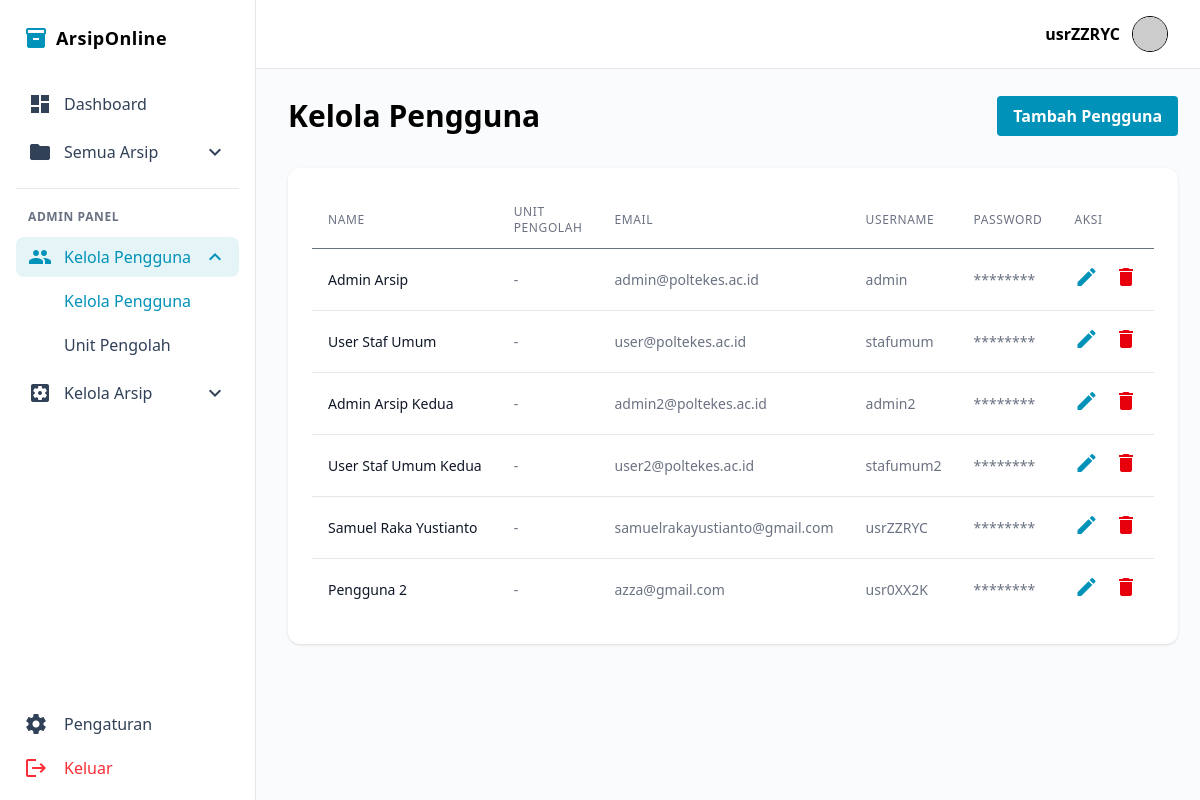
Screenshot of /pages/kelola_pengguna.php (signed in) with the database file from the repository.
### tables this page shows
CREATE TABLE `user` (
  `id_user` int(11) NOT NULL,
  `nama` varchar(100) NOT NULL,
  `email` varchar(100) NOT NULL,
  `username` varchar(50) NOT NULL,
  `password` varchar(255) NOT NULL,
  `role` enum('superadmin','admin','user') NOT NULL DEFAULT 'user',
  `created_at` datetime NOT NULL DEFAULT current_timestamp(),
  `updated_at` datetime DEFAULT NULL ON UPDATE current_timestamp()
);

### pages/kelola_pengguna.php (the view, shortened to what this page needs)
<?php
include_once __DIR__ . '/../config/database.php';
$role = $_SESSION['user_role'];
$query = "SELECT id_user, nama, email, username, role FROM user";
if ($role === 'admin') {
    $query .= " WHERE role IN ('admin', 'user')";
} elseif ($role === 'superadmin') {
    $query .= " WHERE role IN ('superadmin', 'admin', 'user')";
} else {
    header("Location: dashboard.php");
    exit;
}
$result = $conn->query($query);
$users = [];
if ($result && $result->num_rows > 0) {
    while ($row = $result->fetch_assoc()) {
        $users[] = $row;
    }
}
include __DIR__ . '/../layouts/master/header.php';
?>
<div class="min-h-screen bg-[#fafbfc] flex overflow-hidden">
    <div class="flex-1 flex flex-col ml-64">
        <?php include __DIR__ . '/../layouts/components/topbar.php'; ?>
        <main class="flex-1 p-8 space-y-8 mt-16 overflow-y-auto">
            <div class="flex justify-between items-center">
                <div class="font-bold text-3xl">Kelola Pengguna</div>
                <button onclick="openModal('tambahPenggunaModal')" class="bg-cyan-600 hover:bg-cyan-700 text-white font-bold py-2 px-4 rounded">
                    Tambah Pengguna
                </button>
            </div>
            <section class="bg-white rounded-xl shadow-sm p-6">
                <div class="overflow-x-auto">
                    <table class="min-w-full text-sm">
                        <thead>
                            <tr class="text-gray-500 border-b">
                                <th class="py-3 px-4 text-left font-medium text-xs uppercase tracking-wider">Name</th>
                                <th class="py-3 px-4 text-left font-medium text-xs uppercase tracking-wider">Unit Pengolah</th>
                                <th class="py-3 px-4 text-left font-medium text-xs uppercase tracking-wider">Email</th>
                                <th class="py-3 px-4 text-left font-medium text-xs uppercase tracking-wider">Username</th>
                                <th class="py-3 px-4 text-left font-medium text-xs uppercase tracking-wider">Password</th>
                                <th class="py-3 px-4 text-left font-medium text-xs uppercase tracking-wider">Aksi</th>
                            </tr>
                        </thead>
                        <tbody class="bg-white divide-y divide-gray-200">
                            <?php if (!empty($users)) : ?>
                                <?php foreach ($users as $user) : ?>
                                    <tr class="hover:bg-gray-50">
                                        <td class="py-4 px-4 whitespace-nowrap text-sm font-medium text-gray-900">
                                            <?= htmlspecialchars($user['nama']) ?>
                                        </td>
                                        <td class="py-4 px-4 whitespace-nowrap text-sm text-gray-500">
                                            -
                                        </td>
                                        <td class="py-4 px-4 whitespace-nowrap text-sm text-gray-500">
                                            <?= htmlspecialchars($user['email']) ?>
                                        </td>
                                        <td class="py-4 px-4 whitespace-nowrap text-sm text-gray-500">
                                            <?= htmlspecialchars($user['username']) ?>
                                        </td>
                                        <td class="py-4 px-4 whitespace-nowrap text-sm text-gray-500">
                                            ********
                                        </td>
                                        <td class="py-4 px-4 whitespace-nowrap text-sm font-medium">
                                            <button class="text-cyan-600 hover:text-cyan-900 mr-3"
                                                onClick="editPengguna(<?= $user['id_user'] ?>)">
                                                <span class="material-icons text-base">edit</span>
                                            </button>
                                            <button class="text-red-600 hover:text-red-900 btnDelete"
                                                data-id="<?= $user['id_user'] ?>">
                                                <span class="material-icons text-base">delete</span>
                                            </button>
                                        </td>
                                    </tr>
                                <?php endforeach; ?>
                            <?php else : ?>
                                <tr>
                                    <td colspan="6" class="py-4 px-4 text-center text-gray-500">Tidak ada pengguna ditemukan.</td>
                                </tr>
                            <?php endif; ?>
                            </tbody>
                        </table>
                    </div>
                </div>
    </div>
<?php
include __DIR__ . '/../layouts/master/footer.php';
?>

### rows the page displays
user: nama "Admin Arsip", email "admin@poltekes.ac.id", username "admin"
user: nama "User Staf Umum", email "user@poltekes.ac.id", username "stafumum"
user: nama "Admin Arsip Kedua", email "admin2@poltekes.ac.id", username "admin2"
user: nama "User Staf Umum Kedua", email "user2@poltekes.ac.id", username "stafumum2"
user: nama "Samuel Raka Yustianto", email "samuelrakayustianto@gmail.com", username "usrZZRYC"
user: nama "Pengguna 2", email "azza@gmail.com", username "usr0XX2K"

### other values shown
$_SESSION['username'] "usrZZRYC"
